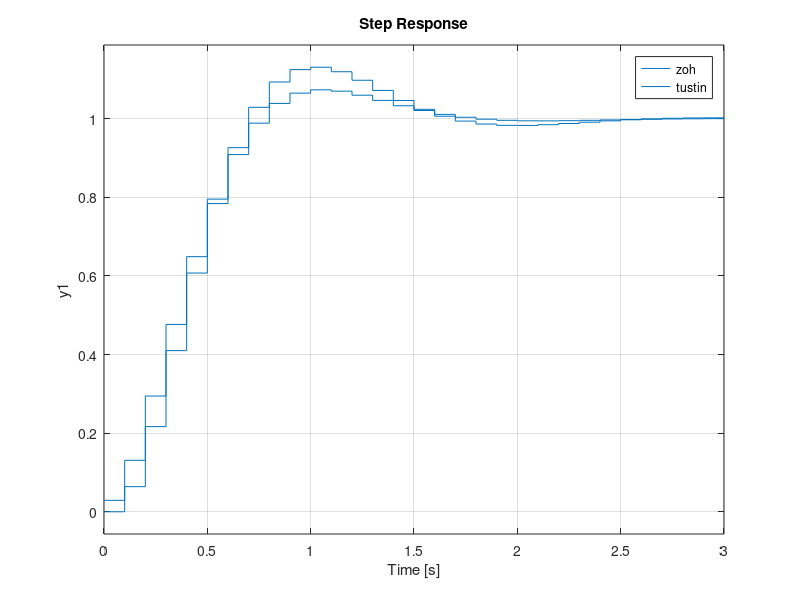
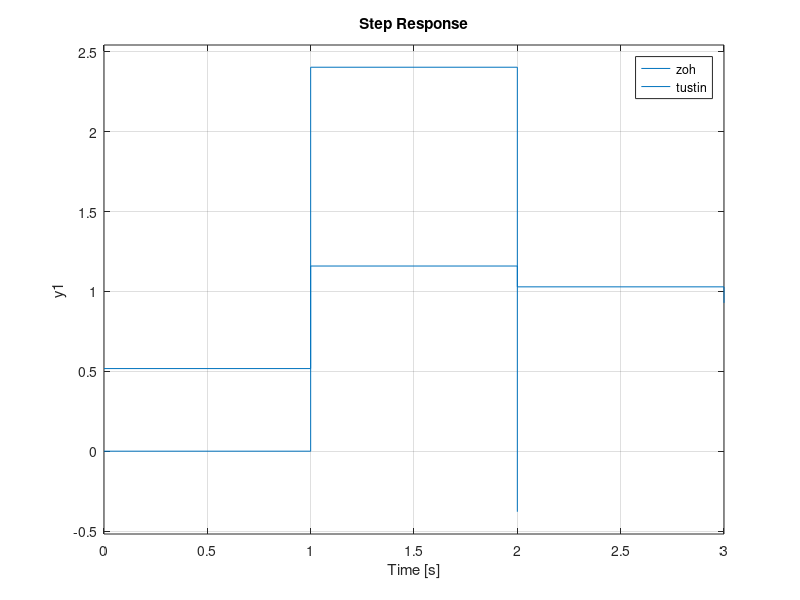
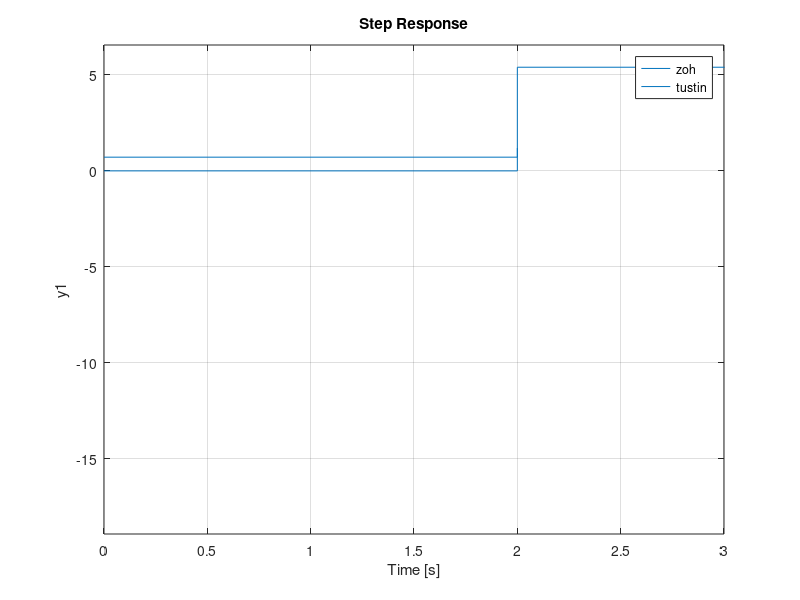

The MATLAB source for these figures, in order:
%%
Ts = 0.1;
Ts1 = 1;
Ts2 = 2;
H = tf(15,conv([1 0],[1 5]))
%Ts = 0.1
Hzoh = c2d(H,Ts,'zoh');
Ht = c2d(H,Ts,'tustin');
figure;
step(feedback(Hzoh,1));
hold
step(feedback(Ht,1));
legend('zoh','tustin');
%Ts1 = 1;
Hzoh1 = c2d(H,Ts1,'zoh');
Ht1 = c2d(H,Ts1,'tustin');
figure;
step(feedback(Hzoh1,1));
hold
step(feedback(Ht1,1));
legend('zoh','tustin');
%Ts2 = 2;
Hzoh2 = c2d(H,Ts2,'zoh');
Ht2 = c2d(H,Ts2,'tustin');
figure;
step(feedback(Hzoh2,1));
hold
step(feedback(Ht2,1));
legend('zoh','tustin');
%%
